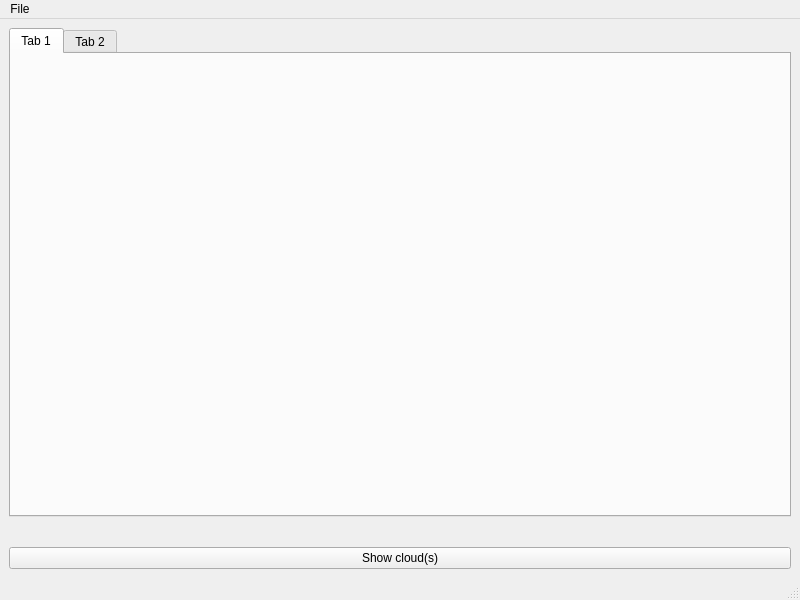
<?xml version="1.0" encoding="UTF-8"?>
<ui version="4.0">
 <class>MainWindow</class>
 <widget class="QMainWindow" name="MainWindow">
  <property name="geometry">
   <rect>
    <x>0</x>
    <y>0</y>
    <width>800</width>
    <height>600</height>
   </rect>
  </property>
  <property name="windowTitle">
   <string>MainWindow</string>
  </property>
  <widget class="QWidget" name="main">
   <layout class="QHBoxLayout" name="horizontalLayout">
    <item>
     <layout class="QVBoxLayout" name="visualizer"/>
    </item>
    <item>
     <layout class="QVBoxLayout" name="options">
      <item>
       <widget class="QTabWidget" name="transform">
        <property name="sizePolicy">
         <sizepolicy hsizetype="Minimum" vsizetype="Expanding">
          <horstretch>0</horstretch>
          <verstretch>0</verstretch>
         </sizepolicy>
        </property>
        <widget class="QWidget" name="tab">
         <attribute name="title">
          <string>Tab 1</string>
         </attribute>
        </widget>
        <widget class="QWidget" name="tab_2">
         <attribute name="title">
          <string>Tab 2</string>
         </attribute>
        </widget>
       </widget>
      </item>
      <item>
       <widget class="QWidget" name="cloudsWidget" native="true">
        <layout class="QVBoxLayout" name="clouds"/>
       </widget>
      </item>
      <item>
       <widget class="QPushButton" name="showCloud">
        <property name="text">
         <string>Show cloud(s)</string>
        </property>
       </widget>
      </item>
     </layout>
    </item>
   </layout>
  </widget>
  <widget class="QMenuBar" name="menubar">
   <property name="geometry">
    <rect>
     <x>0</x>
     <y>0</y>
     <width>800</width>
     <height>22</height>
    </rect>
   </property>
   <widget class="QMenu" name="menuFile">
    <property name="title">
     <string>File</string>
    </property>
    <addaction name="actionOpenCloud"/>
   </widget>
   <addaction name="menuFile"/>
  </widget>
  <widget class="QStatusBar" name="statusbar"/>
  <action name="actionOpenCloud">
   <property name="icon">
    <iconset theme="document-open">
     <normaloff>.</normaloff>.</iconset>
   </property>
   <property name="text">
    <string>Open new cloud(s)</string>
   </property>
   <property name="shortcut">
    <string>Ctrl+O</string>
   </property>
  </action>
 </widget>
 <resources/>
 <connections/>
</ui>
